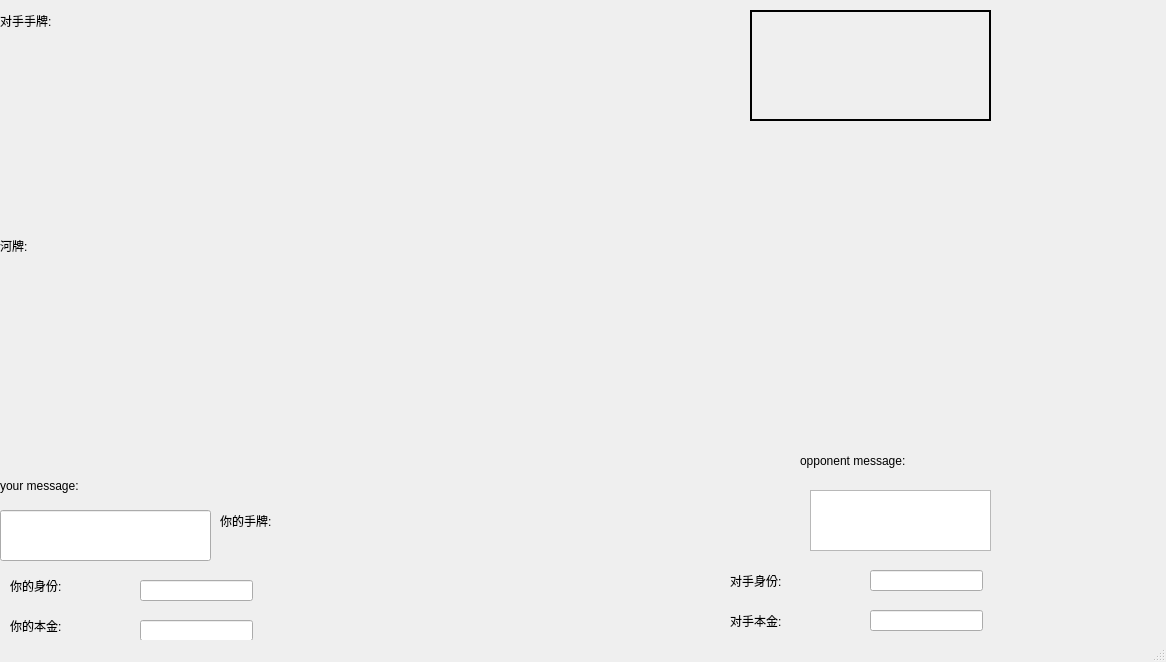
<?xml version="1.0" encoding="UTF-8"?>
<ui version="4.0">
 <class>round1</class>
 <widget class="QMainWindow" name="round1">
  <property name="geometry">
   <rect>
    <x>0</x>
    <y>0</y>
    <width>1166</width>
    <height>662</height>
   </rect>
  </property>
  <property name="windowTitle">
   <string>MainWindow</string>
  </property>
  <widget class="QWidget" name="centralwidget">
   <widget class="QLabel" name="label_4">
    <property name="geometry">
     <rect>
      <x>800</x>
      <y>440</y>
      <width>211</width>
      <height>41</height>
     </rect>
    </property>
    <property name="text">
     <string>opponent message:</string>
    </property>
   </widget>
   <widget class="QWidget" name="Widget_3" native="true">
    <property name="geometry">
     <rect>
      <x>0</x>
      <y>570</y>
      <width>291</width>
      <height>131</height>
     </rect>
    </property>
    <widget class="QLabel" name="label_5">
     <property name="geometry">
      <rect>
       <x>10</x>
       <y>0</y>
       <width>111</width>
       <height>31</height>
      </rect>
     </property>
     <property name="text">
      <string>你的身份:</string>
     </property>
    </widget>
    <widget class="QLineEdit" name="your_identify">
     <property name="geometry">
      <rect>
       <x>140</x>
       <y>10</y>
       <width>113</width>
       <height>21</height>
      </rect>
     </property>
    </widget>
    <widget class="QLabel" name="label_6">
     <property name="geometry">
      <rect>
       <x>10</x>
       <y>40</y>
       <width>111</width>
       <height>31</height>
      </rect>
     </property>
     <property name="text">
      <string>你的本金:</string>
     </property>
    </widget>
    <widget class="QLineEdit" name="your_bonus">
     <property name="geometry">
      <rect>
       <x>140</x>
       <y>50</y>
       <width>113</width>
       <height>21</height>
      </rect>
     </property>
    </widget>
    <widget class="QLabel" name="label_7">
     <property name="geometry">
      <rect>
       <x>10</x>
       <y>79</y>
       <width>111</width>
       <height>41</height>
      </rect>
     </property>
     <property name="text">
      <string>你的赌注:</string>
     </property>
    </widget>
    <widget class="QLineEdit" name="your_bet">
     <property name="geometry">
      <rect>
       <x>140</x>
       <y>90</y>
       <width>113</width>
       <height>21</height>
      </rect>
     </property>
    </widget>
   </widget>
   <widget class="QLabel" name="River2">
    <property name="geometry">
     <rect>
      <x>210</x>
      <y>270</y>
      <width>101</width>
      <height>141</height>
     </rect>
    </property>
    <property name="text">
     <string/>
    </property>
   </widget>
   <widget class="QLabel" name="your_Poker2">
    <property name="geometry">
     <rect>
      <x>550</x>
      <y>530</y>
      <width>101</width>
      <height>141</height>
     </rect>
    </property>
    <property name="text">
     <string/>
    </property>
   </widget>
   <widget class="QLabel" name="River3">
    <property name="geometry">
     <rect>
      <x>330</x>
      <y>270</y>
      <width>101</width>
      <height>141</height>
     </rect>
    </property>
    <property name="text">
     <string/>
    </property>
   </widget>
   <widget class="QLabel" name="your_Poker1">
    <property name="geometry">
     <rect>
      <x>330</x>
      <y>530</y>
      <width>101</width>
      <height>141</height>
     </rect>
    </property>
    <property name="text">
     <string/>
    </property>
   </widget>
   <widget class="QLabel" name="label">
    <property name="geometry">
     <rect>
      <x>220</x>
      <y>500</y>
      <width>101</width>
      <height>41</height>
     </rect>
    </property>
    <property name="text">
     <string>你的手牌:</string>
    </property>
   </widget>
   <widget class="QWidget" name="widget_2" native="true">
    <property name="geometry">
     <rect>
      <x>720</x>
      <y>560</y>
      <width>271</width>
      <height>141</height>
     </rect>
    </property>
    <widget class="QLabel" name="label_8">
     <property name="geometry">
      <rect>
       <x>10</x>
       <y>0</y>
       <width>111</width>
       <height>41</height>
      </rect>
     </property>
     <property name="text">
      <string>对手身份:</string>
     </property>
    </widget>
    <widget class="QLabel" name="label_9">
     <property name="geometry">
      <rect>
       <x>10</x>
       <y>40</y>
       <width>121</width>
       <height>41</height>
      </rect>
     </property>
     <property name="text">
      <string>对手本金:</string>
     </property>
    </widget>
    <widget class="QLabel" name="label_10">
     <property name="geometry">
      <rect>
       <x>10</x>
       <y>94</y>
       <width>101</width>
       <height>31</height>
      </rect>
     </property>
     <property name="text">
      <string>对手赌注:</string>
     </property>
    </widget>
    <widget class="QLineEdit" name="opponent_identify">
     <property name="geometry">
      <rect>
       <x>150</x>
       <y>10</y>
       <width>113</width>
       <height>21</height>
      </rect>
     </property>
    </widget>
    <widget class="QLineEdit" name="opponent_bonus">
     <property name="geometry">
      <rect>
       <x>150</x>
       <y>50</y>
       <width>113</width>
       <height>21</height>
      </rect>
     </property>
    </widget>
    <widget class="QLineEdit" name="opponent_bet">
     <property name="geometry">
      <rect>
       <x>150</x>
       <y>100</y>
       <width>113</width>
       <height>21</height>
      </rect>
     </property>
    </widget>
   </widget>
   <widget class="QLabel" name="opponent_Poker2">
    <property name="geometry">
     <rect>
      <x>520</x>
      <y>10</y>
      <width>101</width>
      <height>141</height>
     </rect>
    </property>
    <property name="text">
     <string/>
    </property>
   </widget>
   <widget class="QLabel" name="River1">
    <property name="geometry">
     <rect>
      <x>90</x>
      <y>270</y>
      <width>101</width>
      <height>141</height>
     </rect>
    </property>
    <property name="text">
     <string/>
    </property>
   </widget>
   <widget class="QLabel" name="label_2">
    <property name="geometry">
     <rect>
      <x>0</x>
      <y>230</y>
      <width>101</width>
      <height>31</height>
     </rect>
    </property>
    <property name="text">
     <string>河牌:</string>
    </property>
   </widget>
   <widget class="QLabel" name="round_message">
    <property name="geometry">
     <rect>
      <x>750</x>
      <y>10</y>
      <width>241</width>
      <height>111</height>
     </rect>
    </property>
    <property name="font">
     <font>
      <family>Agency FB</family>
      <pointsize>24</pointsize>
      <weight>75</weight>
      <bold>true</bold>
     </font>
    </property>
    <property name="frameShape">
     <enum>QFrame::WinPanel</enum>
    </property>
    <property name="text">
     <string/>
    </property>
   </widget>
   <widget class="QTextEdit" name="opponent_message">
    <property name="geometry">
     <rect>
      <x>810</x>
      <y>490</y>
      <width>181</width>
      <height>61</height>
     </rect>
    </property>
   </widget>
   <widget class="QLabel" name="River4">
    <property name="geometry">
     <rect>
      <x>450</x>
      <y>270</y>
      <width>101</width>
      <height>141</height>
     </rect>
    </property>
    <property name="text">
     <string/>
    </property>
   </widget>
   <widget class="QLabel" name="River5">
    <property name="geometry">
     <rect>
      <x>570</x>
      <y>270</y>
      <width>101</width>
      <height>141</height>
     </rect>
    </property>
    <property name="text">
     <string/>
    </property>
   </widget>
   <widget class="QLineEdit" name="your_message">
    <property name="geometry">
     <rect>
      <x>0</x>
      <y>510</y>
      <width>211</width>
      <height>51</height>
     </rect>
    </property>
   </widget>
   <widget class="QLabel" name="label_3">
    <property name="geometry">
     <rect>
      <x>0</x>
      <y>0</y>
      <width>191</width>
      <height>41</height>
     </rect>
    </property>
    <property name="text">
     <string>对手手牌:</string>
    </property>
   </widget>
   <widget class="QWidget" name="widget" native="true">
    <property name="geometry">
     <rect>
      <x>230</x>
      <y>700</y>
      <width>515</width>
      <height>50</height>
     </rect>
    </property>
    <layout class="QHBoxLayout" name="horizontalLayout">
     <item>
      <widget class="QPushButton" name="fold">
       <property name="text">
        <string>fold</string>
       </property>
      </widget>
     </item>
     <item>
      <widget class="QPushButton" name="check">
       <property name="text">
        <string>check</string>
       </property>
      </widget>
     </item>
     <item>
      <widget class="QPushButton" name="follow">
       <property name="text">
        <string>follow</string>
       </property>
      </widget>
     </item>
     <item>
      <widget class="QPushButton" name="raise">
       <property name="text">
        <string>raises</string>
       </property>
      </widget>
     </item>
     <item>
      <widget class="QPushButton" name="allin">
       <property name="text">
        <string>all in</string>
       </property>
      </widget>
     </item>
    </layout>
   </widget>
   <widget class="QLabel" name="label_11">
    <property name="geometry">
     <rect>
      <x>0</x>
      <y>460</y>
      <width>151</width>
      <height>51</height>
     </rect>
    </property>
    <property name="text">
     <string>your message:</string>
    </property>
   </widget>
   <widget class="QLabel" name="opponent_Poker1">
    <property name="geometry">
     <rect>
      <x>330</x>
      <y>10</y>
      <width>101</width>
      <height>141</height>
     </rect>
    </property>
    <property name="text">
     <string/>
    </property>
   </widget>
  </widget>
  <widget class="QMenuBar" name="menubar">
   <property name="geometry">
    <rect>
     <x>0</x>
     <y>0</y>
     <width>1166</width>
     <height>26</height>
    </rect>
   </property>
  </widget>
  <widget class="QStatusBar" name="statusbar"/>
 </widget>
 <resources/>
 <connections/>
</ui>
